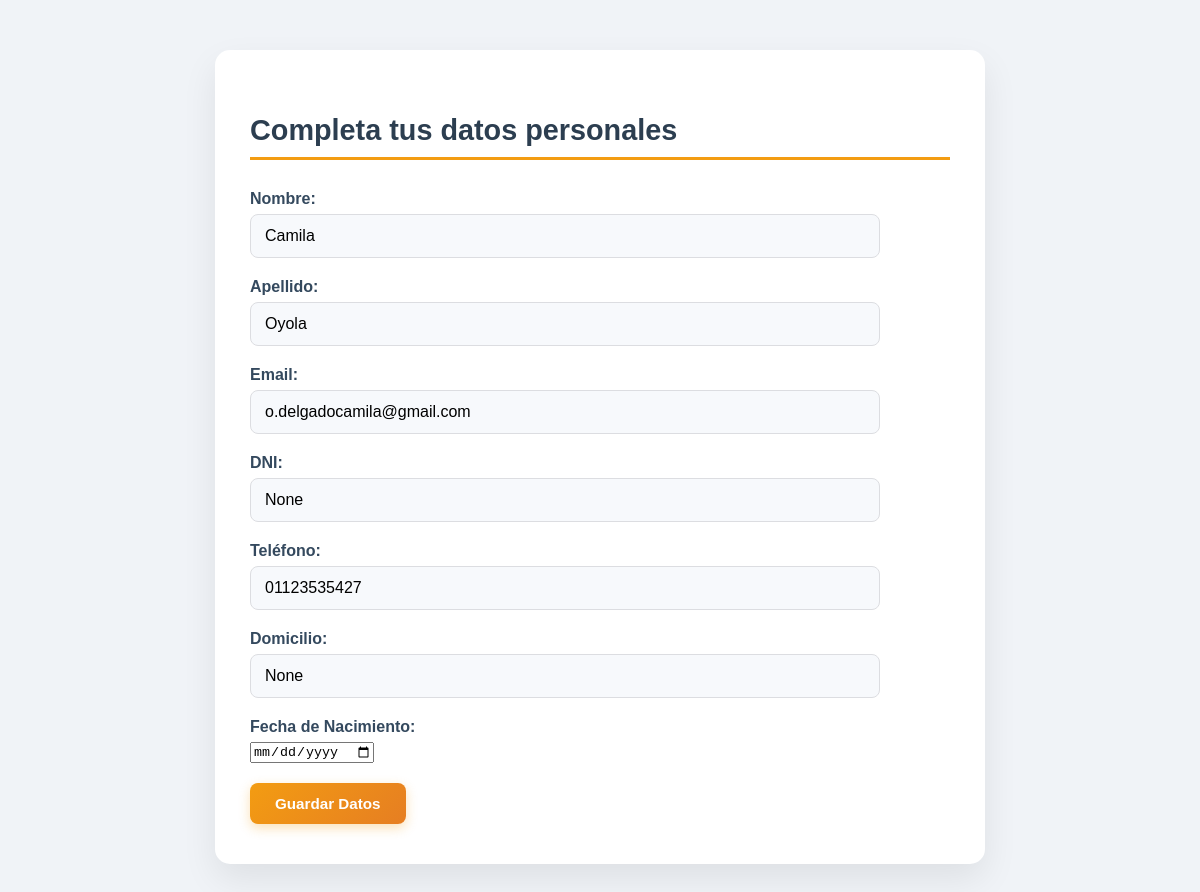
/datos/ (signed in), run on the app's committed database.
### applications/models.py (models this page shows, shortened)
class User(AbstractUser):
    username = None
    first_name = None
    last_name = None
    email = models.EmailField('Correo electrónico', unique=True)
    nombre = models.CharField('Nombre', max_length=50)
    apellido = models.CharField('Apellido', max_length=50)
    is_cliente = models.BooleanField(default=False)
    is_empleado = models.BooleanField(default=False)
    is_admin = models.BooleanField(default=False)
    objects = CustomUserManager()
    USERNAME_FIELD = 'email'
    REQUIRED_FIELDS = ['nombre', 'apellido']

class Cliente(models.Model):
    user = models.OneToOneField(
        User,
        on_delete=models.CASCADE,
        related_name='cliente',
        limit_choices_to={'is_cliente': True}, # solo usuarios con is_cliente=True
        )
    dni = models.CharField(max_length=8, verbose_name='DNI', null=True, blank=True)
    fecha_nacimiento = models.DateField('Fecha de nacimiento', default='2000-01-01')
    telefono = models.CharField(max_length=15, null=True, blank=True)
    domicilio = models.CharField('Domicilio', max_length=100, null=True, blank=True)

### applications/views.py (the view, shortened to what this page needs)
# urls.py: path('datos/', datos, name='datos'),
def datos(request):
    usuario = request.user
    try:
        cliente = usuario.cliente
    except Cliente.DoesNotExist:
        messages.error(request, "No se encontró el perfil del cliente.")
        return redirect('home')
    return render(request, 'registro/datos.html', {
        'usuario': usuario,
        'cliente': cliente
    })

### templates/registro/datos.html (shortened to what this page needs)
{% load static %}
<!DOCTYPE html>
<html>
<head>
    <link rel="stylesheet" href="{% static 'css/turnos.css' %}">
</head>
<body>
    <div class="form-container">
        <h2>Completa tus datos personales</h2>
        <form method="POST">
            <div class="form-group">
                <label>Nombre:</label>
                <input type="text" name="nombre" value="{{ usuario.nombre }}" required>
            </div>
            <div class="form-group">
                <label>Apellido:</label>
                <input type="text" name="apellido" value="{{ usuario.apellido }}" required>
            </div>
            <div class="form-group">
                <label>Email:</label>
                <input type="email" name="email" value="{{ usuario.email }}" required>
            </div>
            <div class="form-group">
                <label>DNI:</label>
                <input type="text" name="dni" value="{{ cliente.dni }}">
            </div>
            <div class="form-group">
                <label>Teléfono:</label>
                <input type="text" name="telefono" value="{{ cliente.telefono }}">
            </div>
            <div class="form-group">
                <label>Domicilio:</label>
                <input type="text" name="domicilio" value="{{ cliente.domicilio }}">
            </div>
            <div class="form-group">
                <label>Fecha de Nacimiento:</label>
                <input type="date" name="fecha_nacimiento" value="{{ cliente.fecha_nacimiento }}">
            </div>
            <button type="submit" class="btn btn-primary">Guardar Datos</button>
        </form>
    </div>
</body>
</html>

### public/css/turnos.css (style rules this page uses)
body { background: #f0f3f7; font-family: 'Montserrat', sans-serif; margin: 0; padding: 50px 20px; display: flex; justify-content: center; align-items: flex-start; color: #34495e; }
.form-container { background: #ffffff; padding: 40px 35px; border-radius: 15px; width: 100%; max-width: 700px; box-shadow: 0 15px 35px rgba(0, 0, 0, 0.08); transition: transform 0.3s ease, box-shadow 0.3s ease; }
h2 { display: flex; align-items: center; gap: 10px; font-weight: 700; font-size: 1.8em; margin-bottom: 30px; border-bottom: 3px solid #f39c12; padding-bottom: 10px; color: #2c3e50; }
.form-group { margin-bottom: 20px; display: flex; flex-direction: column; align-items: flex-start; }
.form-group label { font-weight: 600; margin-bottom: 6px; }
input[type="text"], input[type="email"], input[type="datetime-local"], select, textarea { width: 100%; max-width: 600px; padding: 12px 14px; border-radius: 8px; border: 1px solid #dcdde1; background-color: #f7f9fc; font-size: 1em; outline: none; transition: all 0.3s ease; }
.btn { padding: 12px 25px; border-radius: 8px; font-weight: 600; font-size: 0.95em; cursor: pointer; border: none; transition: all 0.3s ease; min-width: 120px; }
.btn-primary { background: linear-gradient(135deg, #f39c12, #e67e22); color: #ffffff; box-shadow: 0 4px 12px rgba(243, 156, 18, 0.3); }

### data on the page
User: nombre "Camila", apellido "Oyola", email "o.delgadocamila@gmail.com"
Cliente: dni "None", telefono "01123535427", domicilio "None"
